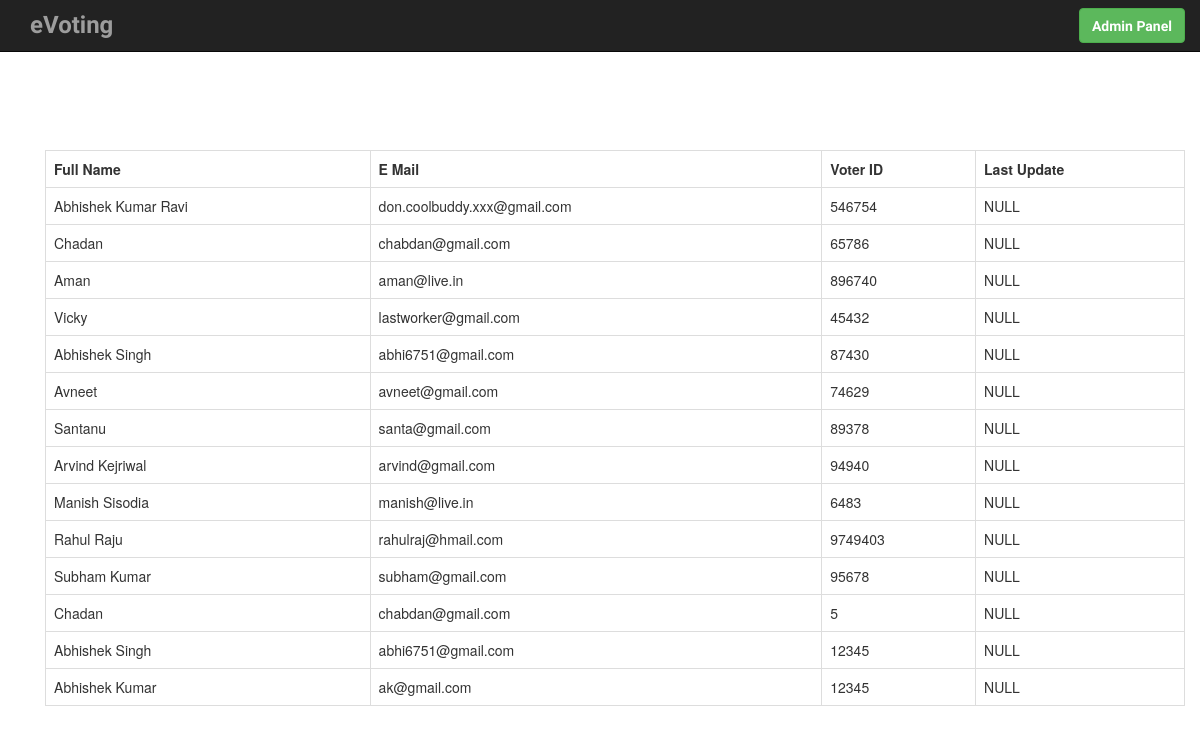
The page /users.php on the database its author committed.
### tables this page shows
CREATE TABLE IF NOT EXISTS `tbl_users` (
`id` int(5) NOT NULL,
  `full_name` varchar(32) NOT NULL,
  `email` varchar(32) NOT NULL,
  `voter_id` int(10) NOT NULL,
  `voted_for` varchar(32) NOT NULL
);

### users.php (the view, shortened to what this page needs)
<!DOCTYPE html>
<html lang="en">
  <head>
    <link href="css/bootstrap.min.css" rel="stylesheet">
  </head>
  <body>
	<div class="container">
  	<nav class="navbar navbar-default navbar-fixed-top navbar-inverse
    " role="navigation">
      <div class="container">
        <div class="navbar-header">
          <a href="index.html" class="navbar-brand headerFont text-lg"><strong>eVoting</strong></a>
        </div>
        <div class="collapse navbar-collapse" id="example-nav-collapse">
          <button type="submit" class="btn btn-success navbar-right navbar-btn"><span class="normalFont"><strong>Admin Panel</strong></span></button>
        </div>
      </div>
    </nav>
    <div class="container" style="padding-top:150px;">
    <div class="row">
      <div class="col-sm-12">
        <table class="table table-bordered table-hover">
          <tr>
            <th><strong>Full Name</strong></th>
            <th><strong>E Mail</strong></th>
            <th><strong>Voter ID</strong></th>
            <th> Last Update</th>
          </tr>
          <?php
                      require('config.php');
                        $conn= mysqli_connect($hostname, $username, $password, $database);
                        for ($i=1; $i < 16; $i++) {
                          $sql= "SELECT * FROM db_evoting.tbl_users where id='".$i."'";
                          $query= mysqli_query($conn, $sql);
                          if(mysqli_num_rows($query)>0)
                            {
                              while($row= mysqli_fetch_assoc($query))
                              {
                                $full_name= $row['full_name'];
                                $email= $row['email'];
                                $voter_id= $row['voter_id'];
                                echo "
                                  <tr>
                                      <td>$full_name</td>
                                      <td>$email</td>
                                      <td>$voter_id</td>
                                      <td>NULL</td>
                                  </tr>
                                ";
                              }
                            }
                        }
          ?>
        </table>
      </div>
    </div>
    </div>
  </body>
</html>

### users.php (style rules this page uses)
.headerFont { font-family: 'Ubuntu', sans-serif; font-size: 24px; }
.normalFont { font-family: 'Roboto Condensed', sans-serif; }

### rows shown on the page
tbl_users: full_name "Abhishek Kumar Ravi", email "don.coolbuddy.xxx@gmail.com", voter "546754"
tbl_users: full_name "Chadan", email "chabdan@gmail.com", voter "65786"
tbl_users: full_name "Aman", email "aman@live.in", voter "896740"
tbl_users: full_name "Vicky", email "lastworker@gmail.com", voter "45432"
tbl_users: full_name "Abhishek Singh", email "abhi6751@gmail.com", voter "87430"
tbl_users: full_name "Avneet", email "avneet@gmail.com", voter "74629"
tbl_users: full_name "Santanu", email "santa@gmail.com", voter "89378"
tbl_users: full_name "Arvind Kejriwal", email "arvind@gmail.com", voter "94940"
tbl_users: full_name "Manish Sisodia", email "manish@live.in", voter "6483"
tbl_users: full_name "Rahul Raju", email "rahulraj@hmail.com", voter "9749403"
tbl_users: full_name "Subham Kumar", email "subham@gmail.com", voter "95678"
tbl_users: full_name "Chadan", email "chabdan@gmail.com", voter "5"
tbl_users: full_name "Abhishek Singh", email "abhi6751@gmail.com", voter "12345"
tbl_users: full_name "Abhishek Kumar", email "ak@gmail.com", voter "12345"
